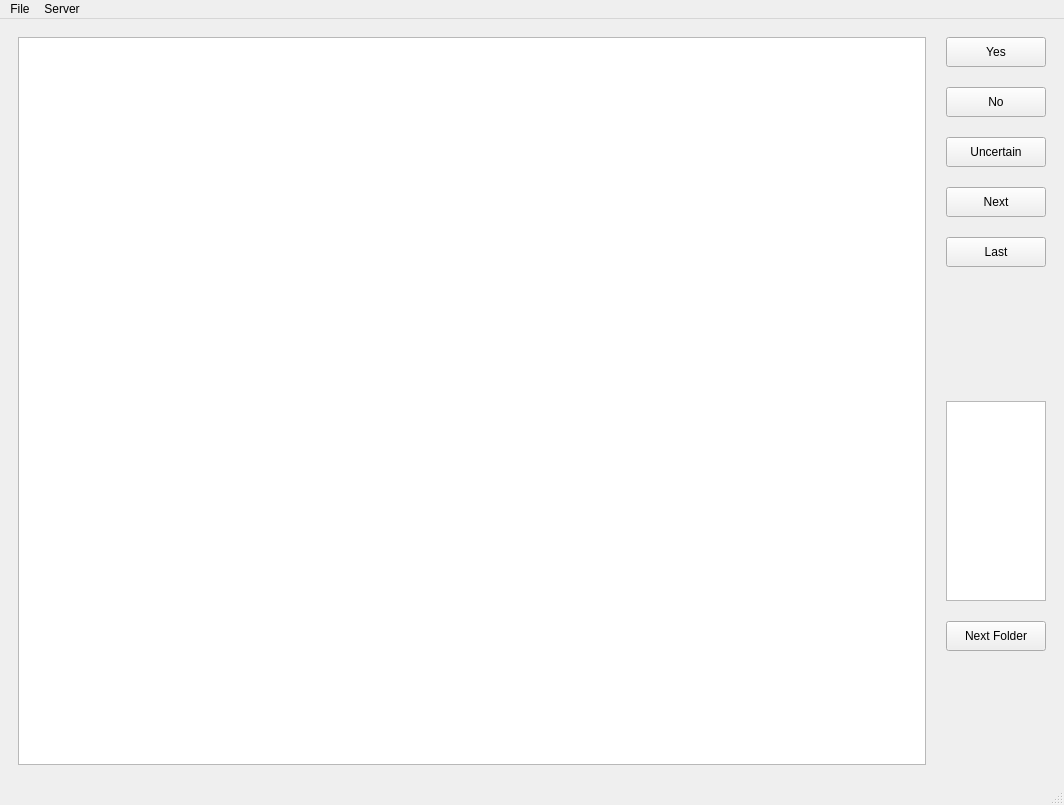
<?xml version="1.0" encoding="UTF-8"?>
<ui version="4.0">
 <class>MainWindow</class>
 <widget class="QMainWindow" name="MainWindow">
  <property name="geometry">
   <rect>
    <x>0</x>
    <y>0</y>
    <width>1064</width>
    <height>805</height>
   </rect>
  </property>
  <property name="windowTitle">
   <string>MainWindow</string>
  </property>
  <widget class="QWidget" name="centralwidget">
   <layout class="QGridLayout" name="gridLayout">
    <item row="0" column="0">
     <widget class="QWidget" name="widget" native="true">
      <property name="minimumSize">
       <size>
        <width>0</width>
        <height>0</height>
       </size>
      </property>
      <layout class="QGridLayout" name="gridLayout_2">
       <property name="spacing">
        <number>20</number>
       </property>
       <item row="1" column="2">
        <widget class="QPushButton" name="pushButton_No">
         <property name="sizePolicy">
          <sizepolicy hsizetype="Expanding" vsizetype="Expanding">
           <horstretch>0</horstretch>
           <verstretch>0</verstretch>
          </sizepolicy>
         </property>
         <property name="maximumSize">
          <size>
           <width>100</width>
           <height>30</height>
          </size>
         </property>
         <property name="text">
          <string>No</string>
         </property>
        </widget>
       </item>
       <item row="0" column="0" rowspan="9" colspan="2">
        <widget class="QGraphicsView" name="integralView">
         <property name="minimumSize">
          <size>
           <width>900</width>
           <height>600</height>
          </size>
         </property>
        </widget>
       </item>
       <item row="3" column="2">
        <widget class="QPushButton" name="pushButton_Next">
         <property name="sizePolicy">
          <sizepolicy hsizetype="Expanding" vsizetype="Expanding">
           <horstretch>0</horstretch>
           <verstretch>0</verstretch>
          </sizepolicy>
         </property>
         <property name="maximumSize">
          <size>
           <width>100</width>
           <height>30</height>
          </size>
         </property>
         <property name="text">
          <string>Next</string>
         </property>
        </widget>
       </item>
       <item row="0" column="2">
        <widget class="QPushButton" name="pushButton_Yes">
         <property name="sizePolicy">
          <sizepolicy hsizetype="Expanding" vsizetype="Expanding">
           <horstretch>0</horstretch>
           <verstretch>0</verstretch>
          </sizepolicy>
         </property>
         <property name="minimumSize">
          <size>
           <width>2</width>
           <height>0</height>
          </size>
         </property>
         <property name="maximumSize">
          <size>
           <width>100</width>
           <height>30</height>
          </size>
         </property>
         <property name="text">
          <string>Yes</string>
         </property>
        </widget>
       </item>
       <item row="2" column="2">
        <widget class="QPushButton" name="pushButton_Uncertain">
         <property name="sizePolicy">
          <sizepolicy hsizetype="Expanding" vsizetype="Expanding">
           <horstretch>0</horstretch>
           <verstretch>0</verstretch>
          </sizepolicy>
         </property>
         <property name="maximumSize">
          <size>
           <width>100</width>
           <height>30</height>
          </size>
         </property>
         <property name="text">
          <string>Uncertain</string>
         </property>
        </widget>
       </item>
       <item row="6" column="2">
        <widget class="QTextEdit" name="textEdit_info">
         <property name="maximumSize">
          <size>
           <width>100</width>
           <height>200</height>
          </size>
         </property>
        </widget>
       </item>
       <item row="4" column="2">
        <widget class="QPushButton" name="pushButton_Last">
         <property name="sizePolicy">
          <sizepolicy hsizetype="Expanding" vsizetype="Expanding">
           <horstretch>0</horstretch>
           <verstretch>0</verstretch>
          </sizepolicy>
         </property>
         <property name="maximumSize">
          <size>
           <width>100</width>
           <height>30</height>
          </size>
         </property>
         <property name="text">
          <string>Last</string>
         </property>
        </widget>
       </item>
       <item row="7" column="2">
        <widget class="QPushButton" name="pushButton_NextFolder">
         <property name="enabled">
          <bool>true</bool>
         </property>
         <property name="maximumSize">
          <size>
           <width>100</width>
           <height>30</height>
          </size>
         </property>
         <property name="text">
          <string>Next Folder</string>
         </property>
        </widget>
       </item>
      </layout>
     </widget>
    </item>
   </layout>
  </widget>
  <widget class="QMenuBar" name="menubar">
   <property name="geometry">
    <rect>
     <x>0</x>
     <y>0</y>
     <width>1064</width>
     <height>26</height>
    </rect>
   </property>
   <widget class="QMenu" name="menuFile">
    <property name="title">
     <string>File</string>
    </property>
    <addaction name="actionOpen_Floder"/>
    <addaction name="actionOpen_Folders"/>
   </widget>
   <widget class="QMenu" name="menuSever">
    <property name="title">
     <string>Server</string>
    </property>
    <addaction name="actionLogin"/>
   </widget>
   <addaction name="menuFile"/>
   <addaction name="menuSever"/>
  </widget>
  <widget class="QStatusBar" name="statusbar"/>
  <action name="actionOpen_Floder">
   <property name="text">
    <string>Open Folder</string>
   </property>
  </action>
  <action name="actionOpen_Folders">
   <property name="text">
    <string>Open Folders</string>
   </property>
  </action>
  <action name="actionLogin">
   <property name="text">
    <string>Login and Upload</string>
   </property>
  </action>
  <action name="actionUpload">
   <property name="text">
    <string>Upload</string>
   </property>
  </action>
 </widget>
 <resources/>
 <connections/>
</ui>
